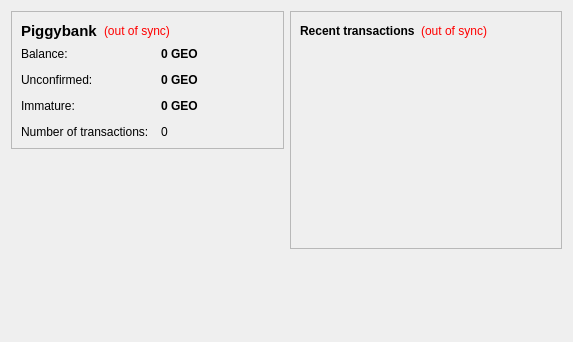
<?xml version="1.0" encoding="UTF-8"?>
<ui version="4.0">
 <class>OverviewPage</class>
 <widget class="QWidget" name="OverviewPage">
  <property name="geometry">
   <rect>
    <x>0</x>
    <y>0</y>
    <width>573</width>
    <height>342</height>
   </rect>
  </property>
  <property name="windowTitle">
   <string>Form</string>
  </property>
  <layout class="QHBoxLayout" name="horizontalLayout" stretch="1,1">
   <item>
    <layout class="QVBoxLayout" name="verticalLayout_2">
     <item>
      <widget class="QFrame" name="frame">
       <property name="frameShape">
        <enum>QFrame::StyledPanel</enum>
       </property>
       <property name="frameShadow">
        <enum>QFrame::Raised</enum>
       </property>
       <layout class="QVBoxLayout" name="verticalLayout_4">
        <item>
         <layout class="QHBoxLayout" name="horizontalLayout_4">
          <item>
           <widget class="QLabel" name="label_5">
            <property name="font">
             <font>
              <pointsize>11</pointsize>
              <weight>75</weight>
              <bold>true</bold>
             </font>
            </property>
            <property name="text">
             <string>Piggybank</string>
            </property>
           </widget>
          </item>
          <item>
           <widget class="QLabel" name="labelWalletStatus">
            <property name="toolTip">
             <string>The displayed information may be out of date. Your wallet automatically synchronizes with the PiggyCoin network after a connection is established, but this process has not completed yet.</string>
            </property>
            <property name="styleSheet">
             <string notr="true">QLabel { color: red; }</string>
            </property>
            <property name="text">
             <string notr="true">(out of sync)</string>
            </property>
            <property name="alignment">
             <set>Qt::AlignLeading|Qt::AlignLeft|Qt::AlignVCenter</set>
            </property>
           </widget>
          </item>
          <item>
           <spacer name="horizontalSpacer_2">
            <property name="orientation">
             <enum>Qt::Horizontal</enum>
            </property>
            <property name="sizeHint" stdset="0">
             <size>
              <width>40</width>
              <height>20</height>
             </size>
            </property>
           </spacer>
          </item>
         </layout>
        </item>
        <item>
         <layout class="QFormLayout" name="formLayout_2">
          <property name="fieldGrowthPolicy">
           <enum>QFormLayout::AllNonFixedFieldsGrow</enum>
          </property>
          <property name="horizontalSpacing">
           <number>12</number>
          </property>
          <property name="verticalSpacing">
           <number>12</number>
          </property>
          <item row="0" column="0">
           <widget class="QLabel" name="label">
            <property name="text">
             <string>Balance:</string>
            </property>
           </widget>
          </item>
          <item row="0" column="1">
           <widget class="QLabel" name="labelBalance">
            <property name="font">
             <font>
              <weight>75</weight>
              <bold>true</bold>
             </font>
            </property>
            <property name="cursor">
             <cursorShape>IBeamCursor</cursorShape>
            </property>
            <property name="toolTip">
             <string>Your current balance</string>
            </property>
            <property name="text">
             <string notr="true">0 GEO</string>
            </property>
            <property name="textInteractionFlags">
             <set>Qt::LinksAccessibleByMouse|Qt::TextSelectableByKeyboard|Qt::TextSelectableByMouse</set>
            </property>
           </widget>
          </item>
          <item row="1" column="0">
           <widget class="QLabel" name="label_3">
            <property name="text">
             <string>Unconfirmed:</string>
            </property>
           </widget>
          </item>
          <item row="1" column="1">
           <widget class="QLabel" name="labelUnconfirmed">
            <property name="font">
             <font>
              <weight>75</weight>
              <bold>true</bold>
             </font>
            </property>
            <property name="cursor">
             <cursorShape>IBeamCursor</cursorShape>
            </property>
            <property name="toolTip">
             <string>Total of transactions that have yet to be confirmed, and do not yet count toward the current balance</string>
            </property>
            <property name="text">
             <string notr="true">0 GEO</string>
            </property>
            <property name="textInteractionFlags">
             <set>Qt::LinksAccessibleByMouse|Qt::TextSelectableByKeyboard|Qt::TextSelectableByMouse</set>
            </property>
           </widget>
          </item>
          <item row="3" column="0">
           <widget class="QLabel" name="label_2">
            <property name="text">
             <string>Number of transactions:</string>
            </property>
           </widget>
          </item>
          <item row="3" column="1">
           <widget class="QLabel" name="labelNumTransactions">
            <property name="toolTip">
             <string>Total number of transactions in wallet</string>
            </property>
            <property name="text">
             <string notr="true">0</string>
            </property>
           </widget>
          </item>
          <item row="2" column="0">
           <widget class="QLabel" name="labelImmatureText">
            <property name="text">
             <string>Immature:</string>
            </property>
           </widget>
          </item>
          <item row="2" column="1">
           <widget class="QLabel" name="labelImmature">
            <property name="font">
             <font>
              <weight>75</weight>
              <bold>true</bold>
             </font>
            </property>
            <property name="toolTip">
             <string>Mined balance that has not yet matured</string>
            </property>
            <property name="text">
             <string notr="true">0 GEO</string>
            </property>
            <property name="textInteractionFlags">
             <set>Qt::LinksAccessibleByMouse|Qt::TextSelectableByKeyboard|Qt::TextSelectableByMouse</set>
            </property>
           </widget>
          </item>
         </layout>
        </item>
       </layout>
      </widget>
     </item>
     <item>
      <spacer name="verticalSpacer">
       <property name="orientation">
        <enum>Qt::Vertical</enum>
       </property>
       <property name="sizeHint" stdset="0">
        <size>
         <width>20</width>
         <height>40</height>
        </size>
       </property>
      </spacer>
     </item>
    </layout>
   </item>
   <item>
    <layout class="QVBoxLayout" name="verticalLayout_3">
     <item>
      <widget class="QFrame" name="frame_2">
       <property name="frameShape">
        <enum>QFrame::StyledPanel</enum>
       </property>
       <property name="frameShadow">
        <enum>QFrame::Raised</enum>
       </property>
       <layout class="QVBoxLayout" name="verticalLayout">
        <item>
         <layout class="QHBoxLayout" name="horizontalLayout_2">
          <item>
           <widget class="QLabel" name="label_4">
            <property name="text">
             <string>&lt;b&gt;Recent transactions&lt;/b&gt;</string>
            </property>
           </widget>
          </item>
          <item>
           <widget class="QLabel" name="labelTransactionsStatus">
            <property name="toolTip">
             <string>The displayed information may be out of date. Your wallet automatically synchronizes with the PiggyCoin network after a connection is established, but this process has not completed yet.</string>
            </property>
            <property name="styleSheet">
             <string notr="true">QLabel { color: red; }</string>
            </property>
            <property name="text">
             <string notr="true">(out of sync)</string>
            </property>
            <property name="alignment">
             <set>Qt::AlignRight|Qt::AlignTrailing|Qt::AlignVCenter</set>
            </property>
           </widget>
          </item>
          <item>
           <spacer name="horizontalSpacer">
            <property name="orientation">
             <enum>Qt::Horizontal</enum>
            </property>
            <property name="sizeHint" stdset="0">
             <size>
              <width>40</width>
              <height>20</height>
             </size>
            </property>
           </spacer>
          </item>
         </layout>
        </item>
        <item>
         <widget class="QListView" name="listTransactions">
          <property name="styleSheet">
           <string notr="true">QListView { background: transparent; }</string>
          </property>
          <property name="frameShape">
           <enum>QFrame::NoFrame</enum>
          </property>
          <property name="verticalScrollBarPolicy">
           <enum>Qt::ScrollBarAlwaysOff</enum>
          </property>
          <property name="horizontalScrollBarPolicy">
           <enum>Qt::ScrollBarAlwaysOff</enum>
          </property>
          <property name="selectionMode">
           <enum>QAbstractItemView::NoSelection</enum>
          </property>
         </widget>
        </item>
       </layout>
      </widget>
     </item>
     <item>
      <spacer name="verticalSpacer_2">
       <property name="orientation">
        <enum>Qt::Vertical</enum>
       </property>
       <property name="sizeHint" stdset="0">
        <size>
         <width>20</width>
         <height>40</height>
        </size>
       </property>
      </spacer>
     </item>
    </layout>
   </item>
  </layout>
 </widget>
 <resources/>
 <connections/>
</ui>
